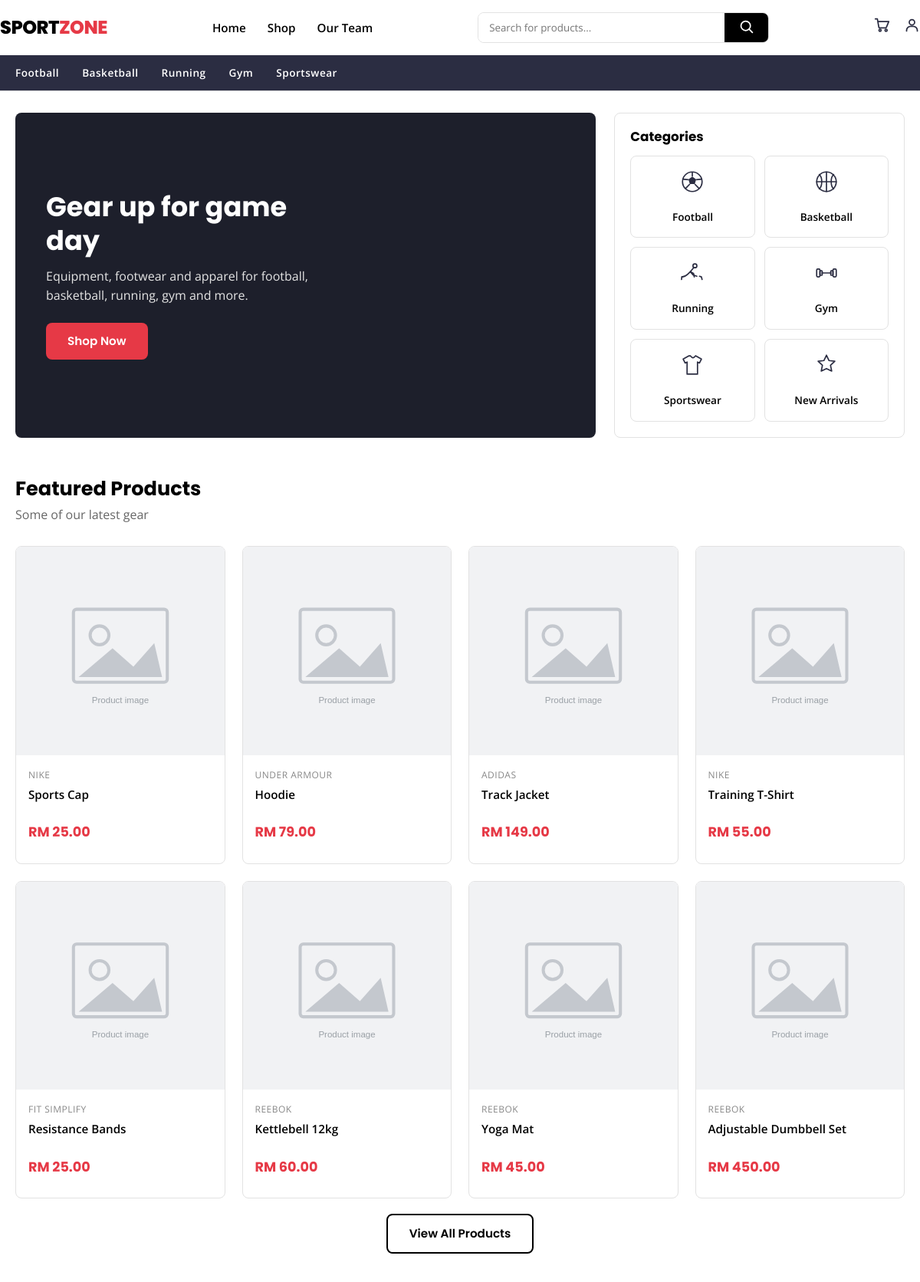
Before: / (upper part) with the older database file.
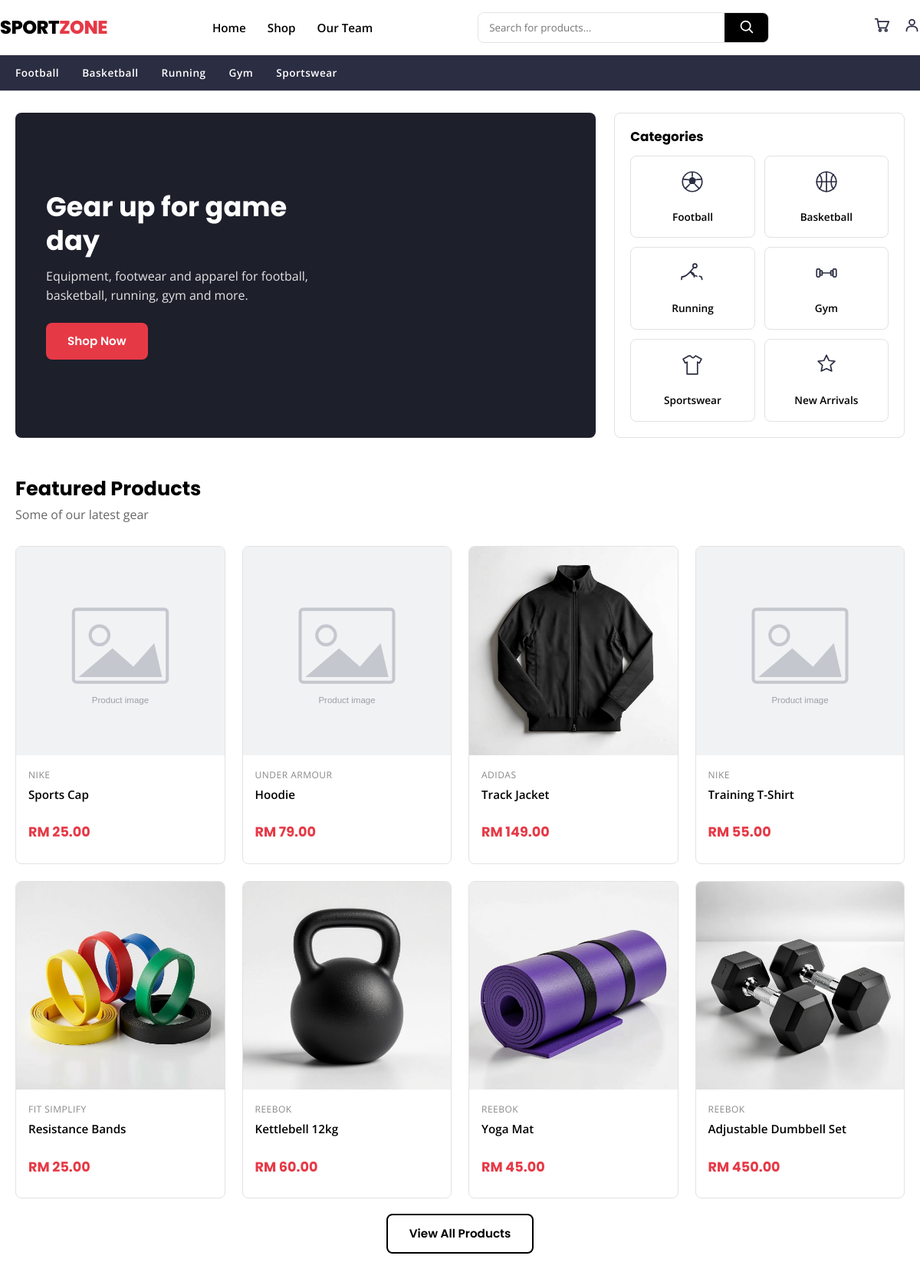
After: the same page with the newer database file.
### tables this page shows
CREATE TABLE products (
    product_id   INT AUTO_INCREMENT PRIMARY KEY,
    category_id  INT NOT NULL,
    name         VARCHAR(150) NOT NULL,
    description  TEXT,
    brand        VARCHAR(50)  DEFAULT NULL,
    price        DECIMAL(10,2) NOT NULL,
    stock        INT NOT NULL DEFAULT 0,
    sizes        VARCHAR(100) DEFAULT NULL,
    image        VARCHAR(255) DEFAULT NULL,
    created_at   TIMESTAMP DEFAULT CURRENT_TIMESTAMP,
    FOREIGN KEY (category_id) REFERENCES categories(category_id) ON DELETE CASCADE
);

### index.php (the view, shortened to what this page needs)
<?php
require_once 'includes/db_connect.php';
require_once 'includes/functions.php';
include 'includes/head.php';
include 'includes/header.php';
$featured = $conn->query("SELECT * FROM products ORDER BY created_at DESC, product_id DESC LIMIT 8");
$categories = $conn->query("SELECT * FROM categories");
?>
<section class="container home-top">
    <div class="hero-banner">
        <div class="hero-text">
            <h1>Gear up for game day</h1>
            <p>Equipment, footwear and apparel for football, basketball, running, gym and more.</p>
            <a href="products.php" class="btn btn-primary">Shop Now</a>
        </div>
    </div>
    <div class="home-cats">
        <h3>Categories</h3>
        <div class="home-cats-grid">
            <?php while ($cat = $categories->fetch_assoc()): ?>
                <a href="products.php?category=<?= sanitize($cat['slug']) ?>" class="cat-card">
                    <span class="cat-icon"><?= icon('cat-' . $cat['slug'] . '.svg', $cat['icon'], $cat['name']) ?></span>
                    <span><?= sanitize($cat['name']) ?></span>
                </a>
            <?php endwhile; ?>
            <a href="products.php?sort=newest" class="cat-card">
                <span class="cat-icon"><?= icon('cat-new.svg', '✨', 'New Arrivals') ?></span>
                <span>New Arrivals</span>
            </a>
        </div>
    </div>
</section>
<section class="section">
    <div class="container">
        <h2 class="section-title">Featured Products</h2>
        <p class="section-subtitle">Some of our latest gear</p>
        <div class="product-grid">
            <?php while ($p = $featured->fetch_assoc()): ?>
                <div class="product-card">
                    <a href="product-details.php?id=<?= $p['product_id'] ?>">
                        <div class="img-wrap">
                            <img src="<?= product_image_url($p['image']) ?>" alt="<?= sanitize($p['name']) ?>">
                        </div>
                        <div class="info">
                            <div class="brand"><?= sanitize($p['brand']) ?></div>
                            <div class="name"><?= sanitize($p['name']) ?></div>
                            <div class="price"><?= money($p['price']) ?></div>
                        </div>
                    </a>
                </div>
            <?php endwhile; ?>
        </div>
        <div class="text-center mt-2">
            <a href="products.php" class="btn btn-outline">View All Products</a>
        </div>
    </div>
</section>
<?php include 'includes/footer.php'; ?>

Changed rows visible on the page:
changed products "RM 149.00": image: picture added in place of a placeholder
changed products "Resistance Bands": image: picture added in place of a placeholder
changed products "RM 60.00": image: picture added in place of a placeholder
changed products "RM 45.00": image: picture added in place of a placeholder
changed products "RM 450.00": image: picture added in place of a placeholder
